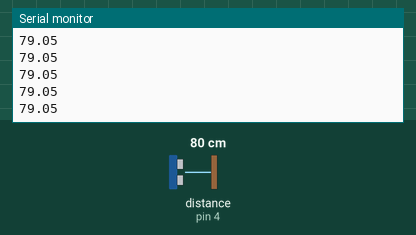
Recording of a sketch running on a simulated Arduino Uno, built with avr-gcc and run on an emulated ATmega328P. Parts: the last lines printed to the serial monitor. Wiring (inferred from the names in the program): ultrasonic range finder: trigger pin 5; echo pin 4. The inputs (shaded band) are chosen by the test bench; at power-on: distance to the obstacle (sensor on pin 4) 80 cm. The echo pulse lasts 58.3 µs per cm.

Above: at 1.2 s.
1.3 s: distance to the obstacle (sensor on pin 4) set to 2 cm
At 1.38 s:
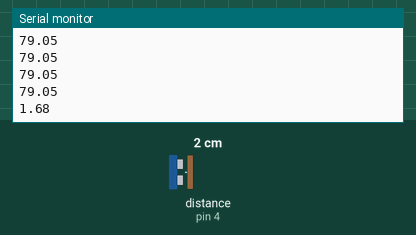
2.8 s: distance to the obstacle (sensor on pin 4) set to 4 cm
At 2.8 s:
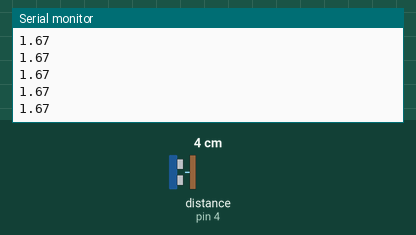
Timing chart, 0 to 5.8 s (numbered marks = the images above; inputs shaded):
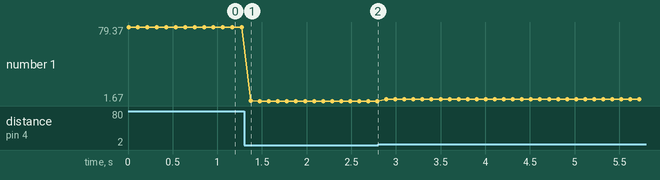

The sketch:

sketch_may10a.ino
```cpp
int echoPin = 4;
int trigPin = 5;

void setup() {
  Serial.begin(9600);
  pinMode(echoPin, INPUT);
  pinMode(trigPin, OUTPUT);
}

void loop() {
  float distanceCentimeters;
  int pulseLenMicroseconds;

  digitalWrite(trigPin, LOW);
  delayMicroseconds(20);
  digitalWrite(trigPin, HIGH);
  delayMicroseconds(100);
  digitalWrite(trigPin, LOW);

  pulseLenMicroseconds = pulseIn(echoPin, HIGH);

  distanceCentimeters = pulseLenMicroseconds / 29.387 / 2;

  Serial.println(distanceCentimeters);

  delay(100);
}
```

Measured:
- after the input at 1.3 s, the serial monitor: prints a new line after 0.08 s (image 1)
- plotted number 1: 79.05 → 1.67 after the input at 1.3 s, 1.67 → 3.66 after the input at 2.8 s
